Frame 1 (no input): blank canvas, image omitted
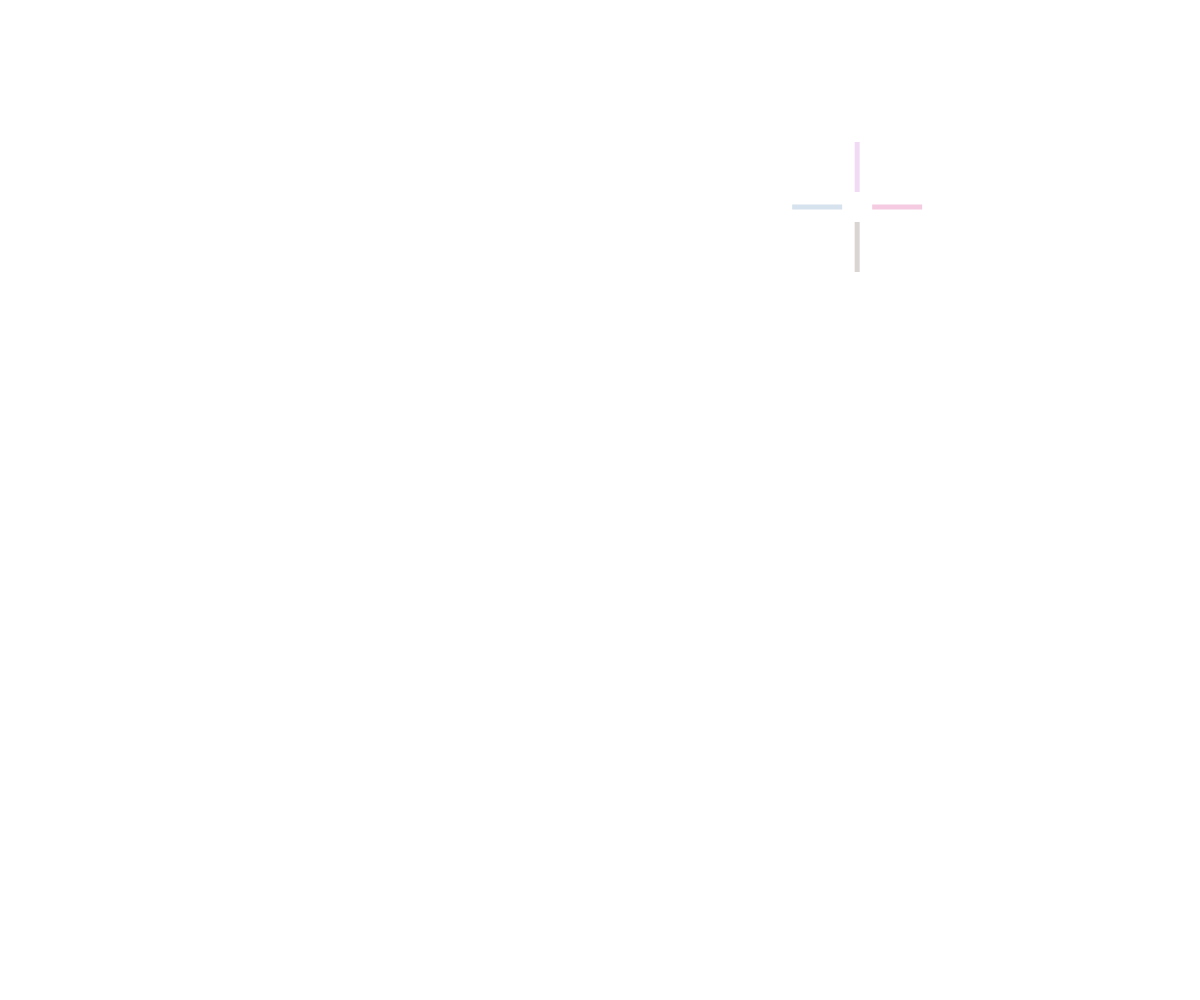
Frame 60 (no input)
Frame 120 (the mouse pressed at the canvas centre since frame 60): blank canvas, image omitted

The p5.js sketch that drew this single still picture (run headless with seeded random() and noise() and a simulated clock; from frame 60 on, the mouse is pressed at the canvas centre):

// p5.js sketch
// ── sketch.js

//create a array to hold stars
let stars = [];

// create a class named Star
class Star {
  constructor(x, y) {
    this.x = x;
    this.y = y;
  }
//draw a rectangle size 5x50 at the center of canvas
//move the rectangle up by 40 pixels so that it is centered vertically
//draw second rectangle opposite the first rectangle to create a star shape
// set these rectangles different colors
//no stroke for the rectangles
//give rectangles light random colors and become lighter after 10 draws
//after 4 basics shapes are drawn, increase the number of shapes drawn by 1


  draw() {

    rectMode(CENTER);
    noStroke();
    fill(random(200, 255), random(200, 255), random(200, 255));
    rect(this.x, this.y - 40, 5, 50);
    fill(random(200, 255), random(200, 255), random(200, 255));
    rect(this.x, this.y + 40, 5, 50);
    fill(random(200, 255), random(200, 255), random(200, 255));
    rect(this.x - 40, this.y, 50, 5);
    fill(random(200, 255), random(200, 255), random(200, 255));
    rect(this.x + 40, this.y, 50, 5);
  
  
  }

}
function windowResized() {
  resizeCanvas(windowWidth, windowHeight);
}
function setup() {
  createCanvas(windowWidth, windowHeight);

}
//draw a star ramdomly on the canvas every second
function draw() {
  if (frameCount % 60 === 0) {
    let star = new Star(random(width), random(height));
    star.draw();
  }
}

//when mouse is pressed clear the canvas
function mousePressed() {
  clear();
}
